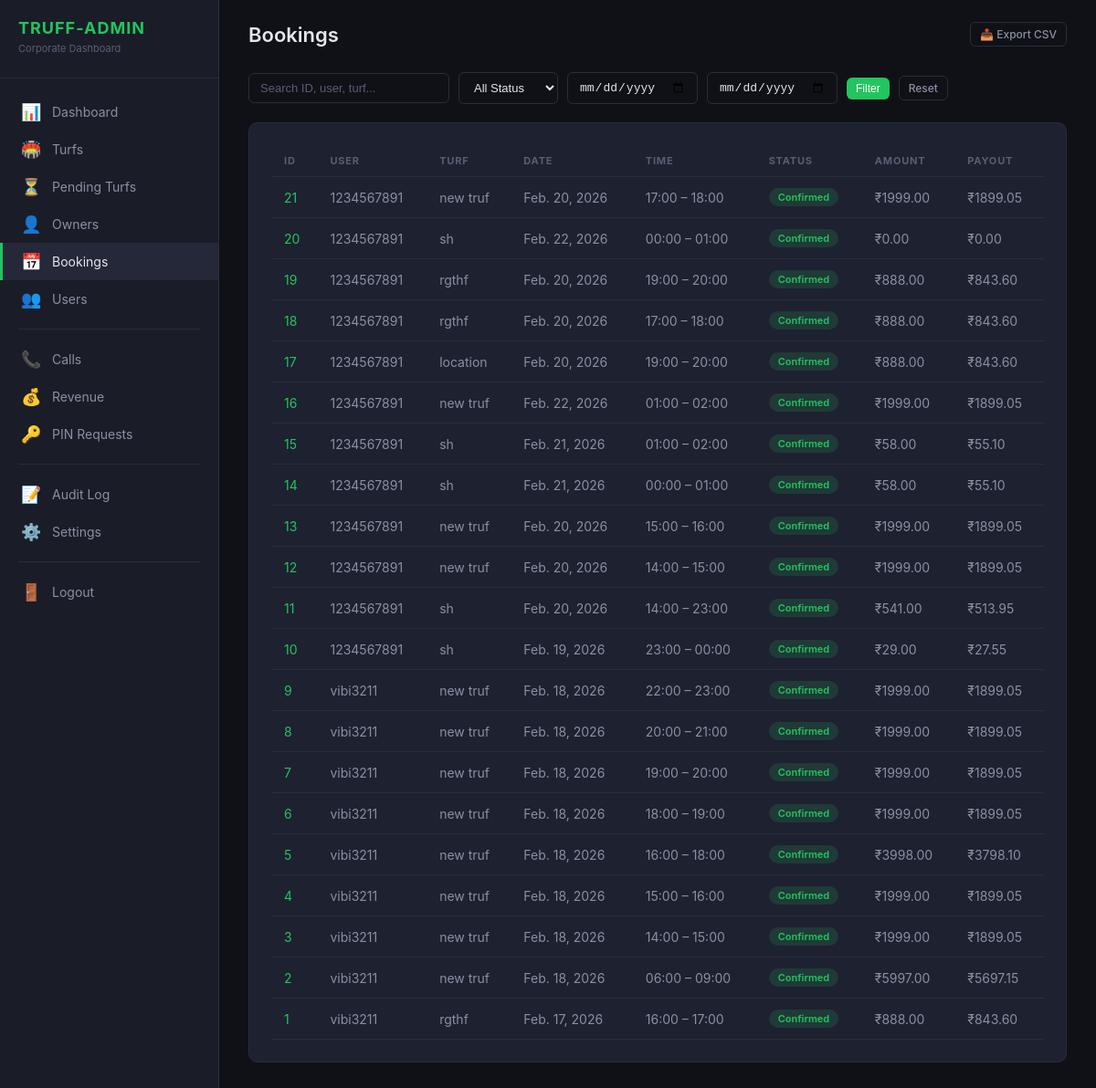
Page /truff-admin/bookings/ (signed in) on the committed database.
### bookings/models.py (models this page shows, shortened)
class Booking(models.Model):
    user = models.ForeignKey(
        settings.AUTH_USER_MODEL,
        on_delete=models.CASCADE,
        related_name='bookings',
    )
    turf = models.ForeignKey(
        'turfs.Turf',
        on_delete=models.CASCADE,
        related_name='bookings',
    )
    preview = models.ForeignKey(
        BookingPreview,
        on_delete=models.SET_NULL,
        null=True, blank=True,
        related_name='booking',
    )
    booking_date = models.DateField()
    start_time = models.TimeField()
    end_time = models.TimeField()
    selected_slots = models.JSONField(null=True, blank=True)
    price_per_hour = models.DecimalField(max_digits=10, decimal_places=2, default=Decimal('0.00'))
    total_price = models.DecimalField(max_digits=10, decimal_places=2, default=Decimal('0.00'))
    discount = models.DecimalField(max_digits=10, decimal_places=2, default=Decimal('0.00'))
    final_price = models.DecimalField(max_digits=10, decimal_places=2, default=Decimal('0.00'))
    gst_amount = models.DecimalField(max_digits=10, decimal_places=2, default=Decimal('0.00'))
    commission = models.DecimalField(max_digits=10, decimal_places=2, default=Decimal('0.00'))
    platform_fee = models.DecimalField(max_digits=10, decimal_places=2, default=Decimal('0.00'))
    gst_on_platform_fee = models.DecimalField(max_digits=10, decimal_places=2, default=Decimal('0.00'))
    owner_payout = models.DecimalField(max_digits=10, decimal_places=2, default=Decimal('0.00'))
    payout_status = models.CharField(
        max_length=20,
        choices=PayoutStatus.choices,
        default=PayoutStatus.PENDING,
    )
    is_redeemed = models.BooleanField(default=False)
    credits_used = models.PositiveIntegerField(default=0)
    idempotency_key = models.UUIDField(unique=True, null=True, blank=True)
    booking_status = models.CharField(
        max_length=20,
        choices=BookingStatus.choices,
        default=BookingStatus.PENDING,
    )
    payment_status = models.CharField(
        max_length=20,
        choices=PaymentStatus.choices,
        default=PaymentStatus.PENDING,
    )
    notes = models.TextField(blank=True, null=True)
    cancelled_reason = models.TextField(blank=True, null=True)
    cancelled_at = models.DateTimeField(blank=True, null=True)
    cancelled_by_admin = models.BooleanField(default=False)
    created_at = models.DateTimeField(auto_now_add=True)
    updated_at = models.DateTimeField(auto_now=True)
    class Meta:
        ordering = ['-created_at']
        indexes = [
            models.Index(fields=['user', 'booking_date']),
            models.Index(fields=['turf', 'booking_date']),
            models.Index(fields=['booking_status']),
            models.Index(fields=['idempotency_key']),
        ]

### users/models.py (models this page shows, shortened)
class CustomUser(AbstractUser):
    class UserRole(models.TextChoices):
        USER = 'user', 'Normal User'
        TURF_OWNER = 'turf_owner', 'Turf Owner'
        PLATFORM_ADMIN = 'admin', 'Platform Admin'
    phone_number = models.CharField(max_length=15, blank=True, null=True)
    role = models.CharField(max_length=20, choices=UserRole.choices, default=UserRole.USER)
    profile_picture = models.ImageField(upload_to='profile_pictures/', blank=True, null=True)
    bio = models.TextField(blank=True, null=True)
    is_verified = models.BooleanField(default=False)
    total_bookings = models.PositiveIntegerField(default=0)
    total_credits = models.PositiveIntegerField(default=0)
    used_credits = models.PositiveIntegerField(default=0)
    created_at = models.DateTimeField(auto_now_add=True)
    updated_at = models.DateTimeField(auto_now=True)
    class Meta:
        ordering = ['-created_at']

### turfs/models.py (models this page shows, shortened)
class Turf(models.Model):
    owner = models.ForeignKey(User, on_delete=models.CASCADE, related_name='turfs')
    name = models.CharField(max_length=200)
    description = models.TextField(blank=True, null=True)
    address = models.TextField()
    city = models.CharField(max_length=100)
    state = models.CharField(max_length=100)
    postal_code = models.CharField(max_length=10, blank=True, null=True)
    latitude = models.FloatField()
    longitude = models.FloatField()
    price_per_hour = models.IntegerField(validators=[MinValueValidator(1)])
    max_players = models.IntegerField(default=22, validators=[MinValueValidator(1)])
    status = models.CharField(max_length=20, choices=TurfStatus.choices, default=TurfStatus.PENDING)
    rejection_reason = models.TextField(blank=True, null=True)
    suspend_reason = models.TextField(blank=True, null=True)
    sports = models.ManyToManyField(Sport, related_name='turfs')
    amenities = models.ManyToManyField(Amenity, related_name='turfs')
    rating = models.FloatField(
        default=4.5,
        validators=[MinValueValidator(0.0), MaxValueValidator(5.0)]
    )
    review_count = models.IntegerField(default=0)
    is_active = models.BooleanField(default=False)
    google_maps_share_link = models.URLField(blank=True, null=True)
    created_at = models.DateTimeField(auto_now_add=True)
    updated_at = models.DateTimeField(auto_now=True)
    approved_at = models.DateTimeField(blank=True, null=True)
    approved_by = models.ForeignKey(
        User, on_delete=models.SET_NULL, null=True, blank=True,
        related_name='approved_turfs',
    )
    class Meta:
        ordering = ['-created_at']
        indexes = [
            models.Index(fields=['status', 'is_active']),
            models.Index(fields=['latitude', 'longitude']),
            models.Index(fields=['owner', 'status']),
        ]

### truff_admin_panel/views.py (the view)
# urls.py: path('bookings/', views.BookingListView.as_view(), name='bookings'),
class BookingListView(TruffAdminRequiredMixin, View):
    def get(self, request):
        qs = Booking.objects.select_related('user', 'turf', 'turf__owner').all()
        search = request.GET.get('q', '')
        if search:
            qs = qs.filter(
                Q(id__icontains=search) |
                Q(user__username__icontains=search) |
                Q(turf__name__icontains=search)
            )
        status = request.GET.get('status')
        if status:
            qs = qs.filter(booking_status=status)
        date_from = request.GET.get('date_from')
        if date_from:
            qs = qs.filter(booking_date__gte=date_from)
        date_to = request.GET.get('date_to')
        if date_to:
            qs = qs.filter(booking_date__lte=date_to)
        paginator = Paginator(qs.order_by('-created_at'), 25)
        page = paginator.get_page(request.GET.get('page', 1))
        return render(request, 'truff_admin/bookings_list.html', {
            'page': page,
            'search_query': search,
            'current_status': status or '',
            'date_from': date_from or '',
            'date_to': date_to or '',
            'status_choices': BookingStatus.choices,
        })

### truff_admin_panel/context_processors.py (called while the page is built)
def pending_turf_count(request):
    if not request.user.is_authenticated:
        return {}
    if not (request.user.is_staff or request.user.groups.filter(name='Truff Admin').exists()):
        return {}
    try:
        return {'pending_turf_count': Turf.objects.filter(status=TurfStatus.PENDING).count()}
    except Exception:
        return {'pending_turf_count': 0}

### truff_admin_panel/mixins.py (called while the page is built)
    def test_func(self):
        user = self.request.user
        if not user.is_authenticated:
            return False
        return user.is_staff or user.groups.filter(name='Truff Admin').exists()

### truff_admin_panel/templatetags/truff_tags.py (called while the page is built)
@register.filter
def status_badge(status):
    mapping = {
        'approved': 'badge-success',
        'active': 'badge-success',
        'confirmed': 'badge-success',
        'completed': 'badge-success',
        'paid': 'badge-success',
        'pending': 'badge-warning',
        'processing': 'badge-warning',
        'rejected': 'badge-danger',
        'cancelled': 'badge-danger',
        'failed': 'badge-danger',
        'suspended': 'badge-danger',
    }
    return mapping.get(str(status).lower(), 'badge-secondary')

### truff_admin_panel/templates/truff_admin/bookings_list.html (shortened to what this page needs)
{% extends "truff_admin/base.html" %}
{% load truff_tags %}
{% block content %}
<div class="topbar">
    <h1>Bookings</h1>
    <div class="topbar-actions">
        <a href="/truff-admin/export/bookings/" class="btn btn-outline btn-sm">📥 Export CSV</a>
    </div>
</div>
<div class="filter-bar">
    <form method="get" style="display:flex;gap:10px;flex-wrap:wrap;align-items:center;width:100%;">
        <input type="text" name="q" class="form-input" placeholder="Search ID, user, turf..." value="{{ search_query }}"
            style="width:220px;">
        <select name="status" class="form-select">
            <option value="">All Status</option>
        </select>
        <input type="date" name="date_from" class="form-input" value="{{ date_from }}" title="From date">
        <input type="date" name="date_to" class="form-input" value="{{ date_to }}" title="To date">
        <button type="submit" class="btn btn-primary btn-sm">Filter</button>
        <a href="/truff-admin/bookings/" class="btn btn-outline btn-sm">Reset</a>
    </form>
</div>
<div class="panel">
    <table class="data-table">
        <thead>
            <tr>
                <th>ID</th>
                <th>User</th>
                <th>Turf</th>
                <th>Date</th>
                <th>Time</th>
                <th>Status</th>
                <th>Amount</th>
                <th>Payout</th>
            </tr>
        </thead>
        <tbody>
            {% for b in page %}
            <tr>
                <td><a href="/truff-admin/bookings/{{ b.id }}/">{{ b.id }}</a></td>
                <td>{{ b.user.username }}</td>
                <td>{{ b.turf.name }}</td>
                <td>{{ b.booking_date }}</td>
                <td>{{ b.start_time|time:"H:i" }} – {{ b.end_time|time:"H:i" }}</td>
                <td><span class="badge {{ b.booking_status|status_badge }}">{{ b.booking_status }}</span></td>
                <td>₹{{ b.final_price }}</td>
                <td>₹{{ b.owner_payout }}</td>
            </tr>
            {% empty %}
            <tr>
                <td colspan="8" style="text-align:center;color:var(--text-muted);">No bookings found</td>
            </tr>
            {% endfor %}
        </tbody>
    </table>
</div>
{% endblock %}

### truff_admin_panel/static/truff_admin/css/style.css (style rules this page uses)
:root { --bg-primary: #0f1117; --bg-secondary: #1a1d27; --bg-card: #1e2130; --bg-hover: #252839; --border: #2a2d3a; --text-primary: #e4e6ec; --text-secondary: #8b8fa3; --text-muted: #5a5e73; --accent: #22c55e; --accent-hover: #16a34a; --accent-light: rgba(34, 197, 94, 0.12); --danger: #ef4444; --warning: #f59e0b; --info: #3b82f6; }
* { margin: 0; padding: 0; box-sizing: border-box; }
body { font-family: -apple-system, BlinkMacSystemFont, 'Segoe UI', Roboto, sans-serif; background: var(--bg-primary); color: var(--text-primary); min-height: 100vh; }
a { color: var(--accent); text-decoration: none; }
.topbar { display: flex; justify-content: space-between; align-items: center; margin-bottom: 28px; }
.topbar h1 { font-size: 22px; font-weight: 600; }
.topbar-actions { display: flex; gap: 12px; align-items: center; }
.panel { background: var(--bg-card); border: 1px solid var(--border); border-radius: 10px; padding: 24px; margin-bottom: 24px; }
.data-table { width: 100%; border-collapse: collapse; }
.data-table th { text-align: left; padding: 10px 14px; font-size: 11px; text-transform: uppercase; letter-spacing: 0.8px; color: var(--text-muted); border-bottom: 1px solid var(--border); }
.data-table td { padding: 12px 14px; font-size: 14px; border-bottom: 1px solid var(--border); color: var(--text-secondary); }
.badge { display: inline-block; padding: 3px 10px; border-radius: 12px; font-size: 11px; font-weight: 600; text-transform: capitalize; }
.badge-success { background: rgba(34,197,94,0.15); color: #22c55e; }
.btn { display: inline-flex; align-items: center; gap: 6px; padding: 8px 16px; border: none; border-radius: 6px; font-size: 13px; font-weight: 500; cursor: pointer; transition: all 0.15s; }
.btn-primary { background: var(--accent); color: #fff; }
.btn-outline { background: transparent; border: 1px solid var(--border); color: var(--text-secondary); }
.btn-sm { padding: 5px 10px; font-size: 12px; }
.form-input, .form-select { background: var(--bg-primary); border: 1px solid var(--border); color: var(--text-primary); padding: 8px 12px; border-radius: 6px; font-size: 13px; outline: none; }
.form-input::placeholder { color: var(--text-muted); }
.filter-bar { display: flex; gap: 10px; align-items: center; flex-wrap: wrap; margin-bottom: 20px; }

### rows in the picture
Booking: id "21", user.username "1234567891", turf.name "new truf", booking_date "Feb. 20, 2026", start_time "17:00", end_time "18:00", booking_status "Confirmed", final_price "1999.00", owner_payout "1899.05"
Booking: id "20", user.username "1234567891", turf.name "sh", booking_date "Feb. 22, 2026", start_time "00:00", end_time "01:00", booking_status "Confirmed", final_price "0.00", owner_payout "0.00"
Booking: id "19", user.username "1234567891", turf.name "rgthf", booking_date "Feb. 20, 2026", start_time "19:00", end_time "20:00", booking_status "Confirmed", final_price "888.00", owner_payout "843.60"
Booking: id "18", user.username "1234567891", turf.name "rgthf", booking_date "Feb. 20, 2026", start_time "17:00", end_time "18:00", booking_status "Confirmed", final_price "888.00", owner_payout "843.60"
Booking: id "17", user.username "1234567891", turf.name "location", booking_date "Feb. 20, 2026", start_time "19:00", end_time "20:00", booking_status "Confirmed", final_price "888.00", owner_payout "843.60"
Booking: id "16", user.username "1234567891", turf.name "new truf", booking_date "Feb. 22, 2026", start_time "01:00", end_time "02:00", booking_status "Confirmed", final_price "1999.00", owner_payout "1899.05"
Booking: id "15", user.username "1234567891", turf.name "sh", booking_date "Feb. 21, 2026", start_time "01:00", end_time "02:00", booking_status "Confirmed", final_price "58.00", owner_payout "55.10"
Booking: id "14", user.username "1234567891", turf.name "sh", booking_date "Feb. 21, 2026", start_time "00:00", end_time "01:00", booking_status "Confirmed", final_price "58.00", owner_payout "55.10"
Booking: id "13", user.username "1234567891", turf.name "new truf", booking_date "Feb. 20, 2026", start_time "15:00", end_time "16:00", booking_status "Confirmed", final_price "1999.00", owner_payout "1899.05"
Booking: id "12", user.username "1234567891", turf.name "new truf", booking_date "Feb. 20, 2026", start_time "14:00", end_time "15:00", booking_status "Confirmed", final_price "1999.00", owner_payout "1899.05"
Booking: id "11", user.username "1234567891", turf.name "sh", booking_date "Feb. 20, 2026", start_time "14:00", end_time "23:00", booking_status "Confirmed", final_price "541.00", owner_payout "513.95"
Booking: id "10", user.username "1234567891", turf.name "sh", booking_date "Feb. 19, 2026", start_time "23:00", end_time "00:00", booking_status "Confirmed", final_price "29.00", owner_payout "27.55"
Booking: id "9", user.username "vibi3211", turf.name "new truf", booking_date "Feb. 18, 2026", start_time "22:00", end_time "23:00", booking_status "Confirmed", final_price "1999.00", owner_payout "1899.05"
Booking: id "8", user.username "vibi3211", turf.name "new truf", booking_date "Feb. 18, 2026", start_time "20:00", end_time "21:00", booking_status "Confirmed", final_price "1999.00", owner_payout "1899.05"
Booking: id "7", user.username "vibi3211", turf.name "new truf", booking_date "Feb. 18, 2026", start_time "19:00", end_time "20:00", booking_status "Confirmed", final_price "1999.00", owner_payout "1899.05"
Booking: id "6", user.username "vibi3211", turf.name "new truf", booking_date "Feb. 18, 2026", start_time "18:00", end_time "19:00", booking_status "Confirmed", final_price "1999.00", owner_payout "1899.05"
Booking: id "5", user.username "vibi3211", turf.name "new truf", booking_date "Feb. 18, 2026", start_time "16:00", end_time "18:00", booking_status "Confirmed", final_price "3998.00", owner_payout "3798.10"
Booking: id "4", user.username "vibi3211", turf.name "new truf", booking_date "Feb. 18, 2026", start_time "15:00", end_time "16:00", booking_status "Confirmed", final_price "1999.00", owner_payout "1899.05"
Booking: id "3", user.username "vibi3211", turf.name "new truf", booking_date "Feb. 18, 2026", start_time "14:00", end_time "15:00", booking_status "Confirmed", final_price "1999.00", owner_payout "1899.05"
Booking: id "2", user.username "vibi3211", turf.name "new truf", booking_date "Feb. 18, 2026", start_time "06:00", end_time "09:00", booking_status "Confirmed", final_price "5997.00", owner_payout "5697.15"
Booking: id "1", user.username "vibi3211", turf.name "rgthf", booking_date "Feb. 17, 2026", start_time "16:00", end_time "17:00", booking_status "Confirmed", final_price "888.00", owner_payout "843.60"
